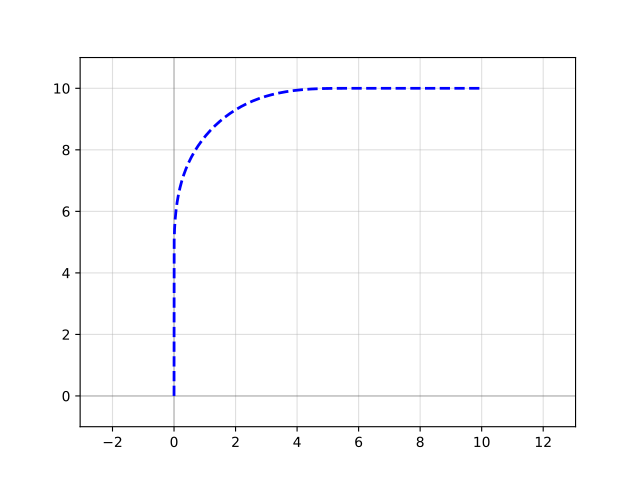

Reproduce this figure in Python.
import gdsfactory as gf

p = gf.path.smooth(([0, 0], [0, 10], [10, 10]))
p.plot()
